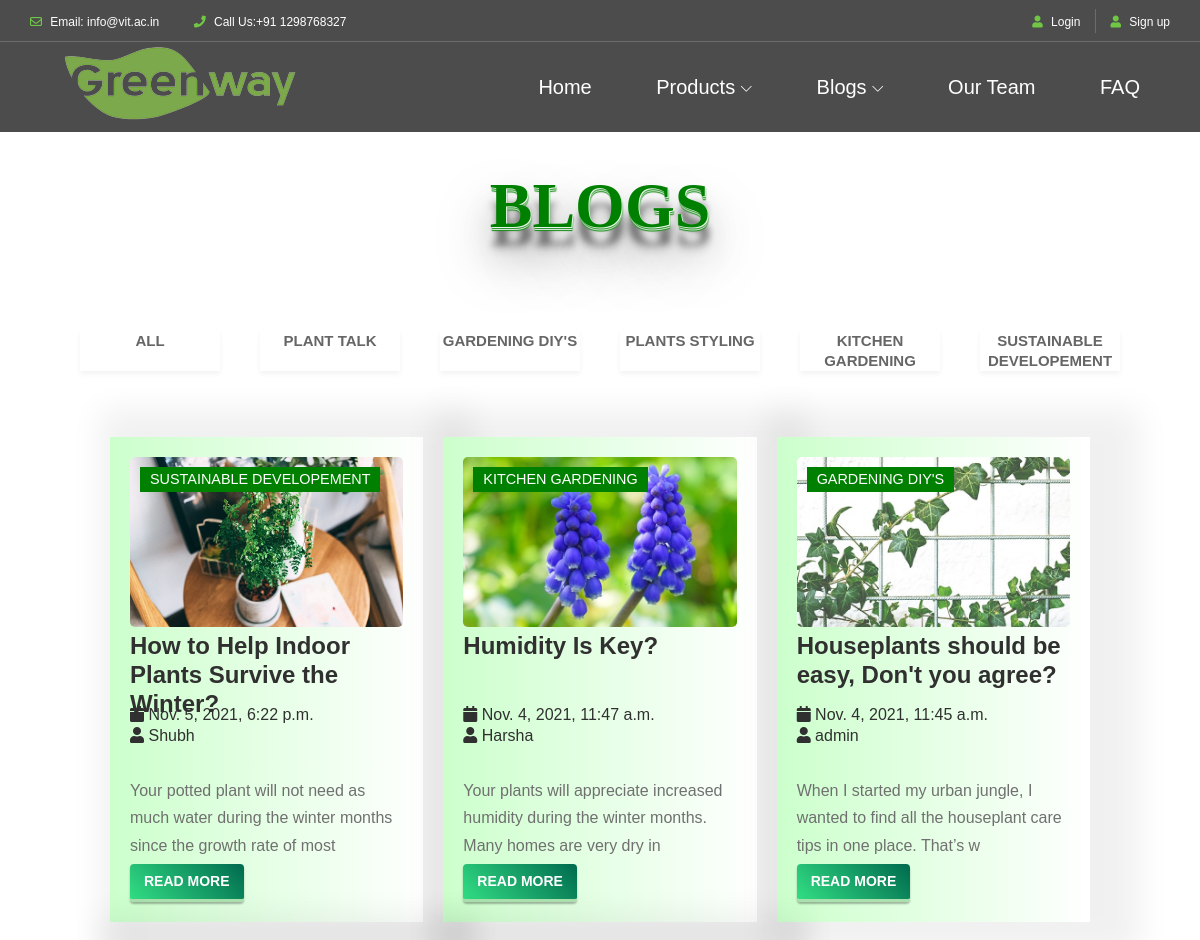
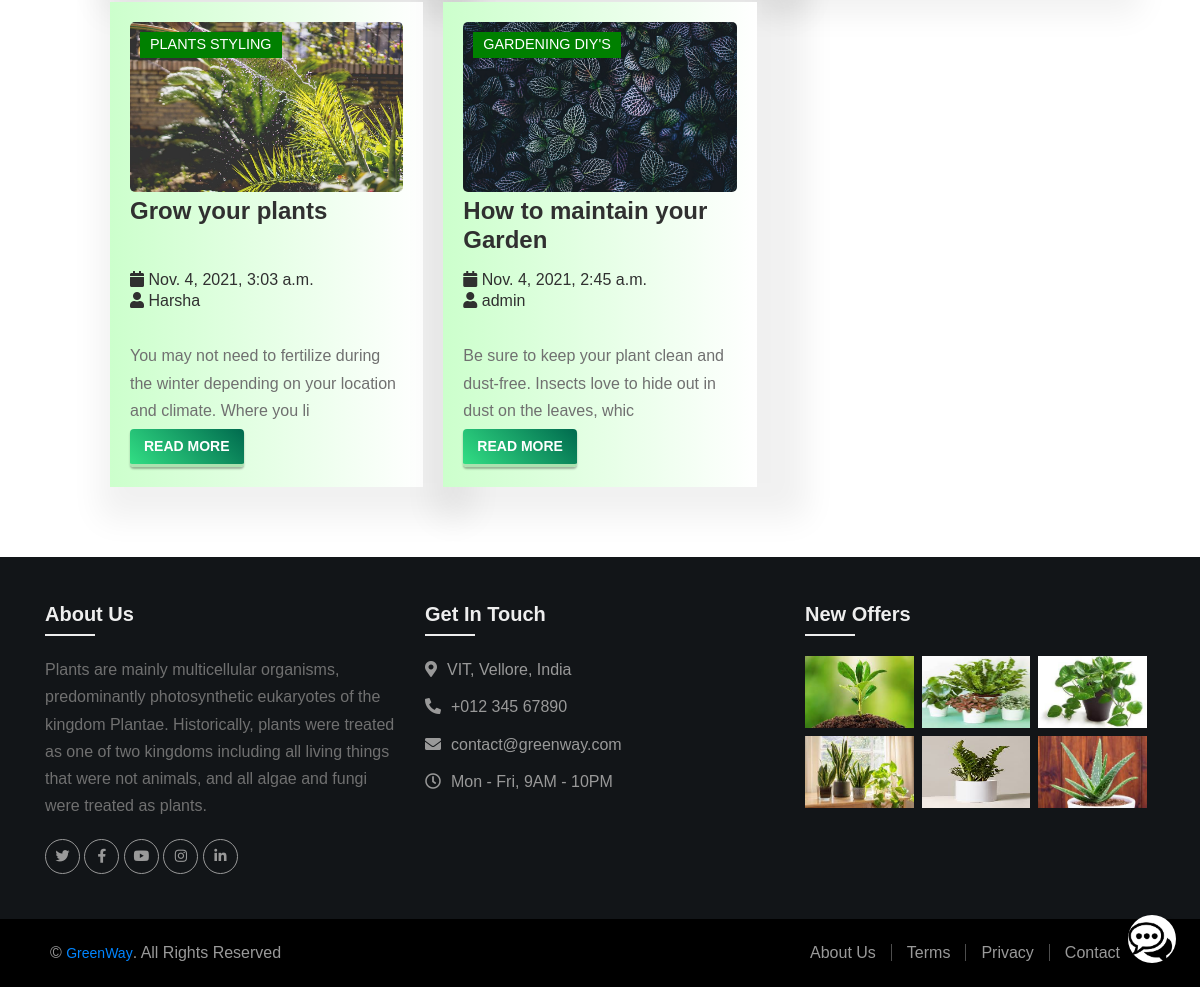
/blogs/blog_home, run on the app's committed database (2 pictures, top to bottom).
### blogs/models.py (models this page shows, shortened)
class BlogPlant(models.Model):
    author = models.ForeignKey(User, on_delete=models.CASCADE, related_name= 'post_author')
    blog_title = models.CharField(max_length= 264)
    slug = models.SlugField(max_length=264, unique=True, default='',editable=False)
    blog_content = models.TextField()
    blog_image = models.ImageField(upload_to= 'blog_image')
    publish_date = models.DateTimeField(auto_now_add=True)
    category = models.ForeignKey(Category, on_delete = models.CASCADE, related_name ='blog_cat')
    class Meta:
        ordering = ['-publish_date']

class Category(models.Model):
    category = models.CharField(max_length = 50, unique = True)
    def __str__(self):
        return self.category

### blogs/views.py (the view)
# urls.py: path('blog_home', views.blog_home, name='blogs'),
def blog_home(request):
    context = {
        "blogs": BlogPlant.objects.all(),
        "tags": {
        'plant': 'PLANT TALK',
        'gardening': 'GARDENING DIY\'S',
        'styling' : 'PLANTS STYLING',
        'kitchen' : 'KITCHEN GARDENING',
        'development' : 'SUSTAINABLE DEVELOPEMENT'
        }
    }
    return render(request, "blogs/blog_home.html", context)

### blogs/template_tags/get_plant_Cat.py (called while the page is built)
@register.filter
def get_plant_Cat(dictionary, key):
    return dictionary.get(str(key))

### templates/blogs/blog_home.html (shortened to what this page needs)
{% extends "base.html" %}
{% load static %}
{% load get_plant_Cat %}
{% block content %}
<link rel="stylesheet" type="text/css" href="{% static 'css/blog.css' %}"/>
<link rel="stylesheet" href="https://cdnjs.cloudflare.com/ajax/libs/magnific-popup.js/1.1.0/magnific-popup.min.css">
<h2 class="title-blog">BLOGS</h2>
<section id="blog">
    <div class="gallery">
        <ul class="blog-filter">
            <li class="list blog-filter-active" data-filter="all">ALL</li>
            <li class="list" data-filter="plant">PLANT TALK</li>
            <li class="list" data-filter="gardening">GARDENING DIY'S</li>
            <li class="list" data-filter="styling">PLANTS STYLING</li>
            <li class="list" data-filter="kitchen ">KITCHEN GARDENING</li>
            <li class="list" data-filter= "development">SUSTAINABLE DEVELOPEMENT</li>
        </ul>
    </div>
    <div class="blog-container">
      {% for i in blogs %}
      <div class="blog-box {{ i.category }}">
          <div class="blog-img">
              <img src="/media/{{ i.blog_image }}">
              <span class="category">
                {{ tags|get_plant_Cat:i.category}}
              </span>
          </div>
              <div class="blog-text">
                  <h4 class="indi-blog-title">{{ i.blog_title }}</h4>
                  <h6 class="published-date"><i class="fa fa-calendar" aria-hidden="true"></i> {{ i.publish_date }}</h6>
                  <h6><i class="fa fa-user "></i> {{ i.author }}</h6><br>
              </div>
              <div class="para">
                  <p>{{ i.blog_content|slice:":100" }}</p>
              </div>
              <a href="{% url 'blog_details' the_slug=i.slug %}" class="square_btn">READ MORE</a>
      </div>
      {% endfor %}
    </div>
</section>
{% endblock content %}

### static_in_env/css/blog.css (style rules this page uses)
.title-blog { transform: translate(50%, -50%); text-transform: uppercase; font-family: verdana; font-size: 4em; font-weight: 700; color: green; text-shadow: 1px 1px 1px white, 1px 2px 1px green, 1px 3px 1px white, 1px 4px 1px green, 1px 18px 6px rgba(16, 16, 16, 0.4), 1px 22px 10px rgba(16, 16, 16, 0.2), 1px 25px 35px rgba(16, 16, 16, 0.2), 1px 30px 60px rgba(16, 16, 16, 0.4); justify-content: center; margin-top: 50px; text-align: center; display: flex; position: relative; right: 50%; }
.gallery .blog-filter { display: flex; align-items: center; justify-content: center; flex-wrap: wrap; padding: 20px 15px; list-style: none; }
.gallery .list { vertical-align: middle !important; height: 40px; width: 140px; background: #fff; color: #666; font-size: 15px; line-height: 20px; cursor: pointer; margin: 20px; box-shadow: 0 3px 5px rgba(0, 0, 0, 0.05); text-align: center; font-family: Verdana, Geneva, Tahoma, sans-serif; font-weight: 900; }
.blog-container { display: grid; max-width: 1200px; grid-template-columns: 1fr 1fr 1fr; grid-template-rows: auto; margin: auto; justify-content: center; }
.indi-blog-title { padding: 2% 0%; font-weight: 700 !important; height: 70px; }
.blog-box { padding: 20px; margin: 10px; box-shadow: 20px 2px 30px 30px rgba(0, 0, 0, 0.06); background: linear-gradient(to right, #ccffcc 0%, #ffffff 100%); }
.blog-img { height: 40%; width: 100%; display: flex; min-height: 185px; overflow: hidden; border-radius: 5px; position: relative; }
.blog-img img { width: 100%; height: auto; object-fit: cover; object-position: center; }
.category { color: #ffffff; position: absolute; left: 10px; top: 10px; padding: 2px 10px; font-size: 0.9rem; background-color: green; }
.published-date { margin-bottom: 2px; }
.para { font-size: 1.1rem; font-family: 'Gill Sans', 'Gill Sans MT', Calibri, 'Trebuchet MS', sans-serif; color: black; font-weight: 500; height: 80px; }
@media (max-width:1200px) { .blog-container { max-width: 1000px; } }
@media (max-width:1200px) { .blog-img { min-height: auto; height: 170px; } }
.square_btn { display: inline-block; padding: 0.5em 1em; text-decoration: none; border-radius: 4px; color: #ffffff; background-image: -webkit-linear-gradient(45deg, #32de84 0%, #006A4E 100%); background-image: linear-gradient(45deg, #32de84 0%, #006A4E 100%); box-shadow: 0px 2px 2px rgba(0, 0, 0, 0.29); border-bottom: solid 3px #ACE1AF; margin-top: 2.5%; font-weight: 900; }

### static/css/footer.css (style rules this page uses)
body { margin: 0; font-family: Arial, Helvetica, sans-serif; background: #ffffff; }
a { transition: .3s; }

### static_in_env/css/home/classy-nav.css (style rules this page uses)
* { margin: 0; padding: 0; }
body { font-family: "Roboto", sans-serif; }
ul, ol { margin: 0; }
ul li, ol li { list-style: none; }
img { height: auto; max-width: 100%; }

### data on the page
BlogPlant: blog_image (picture), category.category "SUSTAINABLE DEVELOPEMENT", blog_title "How to Help Indoor Plants Survive the Winter?", publish_date "Nov. 5, 2021, 6:22 p.m.", author "Shubh", blog_content "Your potted plant will not need as much water during the winter months since the growth rate of most"
BlogPlant: blog_image (picture), category.category "KITCHEN GARDENING", blog_title "Humidity Is Key?", publish_date "Nov. 4, 2021, 11:47 a.m.", author "Harsha", blog_content "Your plants will appreciate increased humidity during the winter months. Many homes are very dry in"
BlogPlant: blog_image (picture), category.category "GARDENING DIY'S", blog_title "Houseplants should be easy, Don't you agree?", publish_date "Nov. 4, 2021, 11:45 a.m.", author "admin", blog_content "When I started my urban jungle, I wanted to find all the houseplant care tips in one place. That’s w"
BlogPlant: blog_image (picture), category.category "PLANTS STYLING", blog_title "Grow your plants", publish_date "Nov. 4, 2021, 3:03 a.m.", author "Harsha", blog_content "You may not need to fertilize during the winter depending on your location and climate. Where you li"
BlogPlant: blog_image (picture), category.category "GARDENING DIY'S", blog_title "How to maintain your Garden", publish_date "Nov. 4, 2021, 2:45 a.m.", author "admin", blog_content "Be sure to keep your plant clean and dust-free. Insects love to hide out in dust on the leaves, whic"
